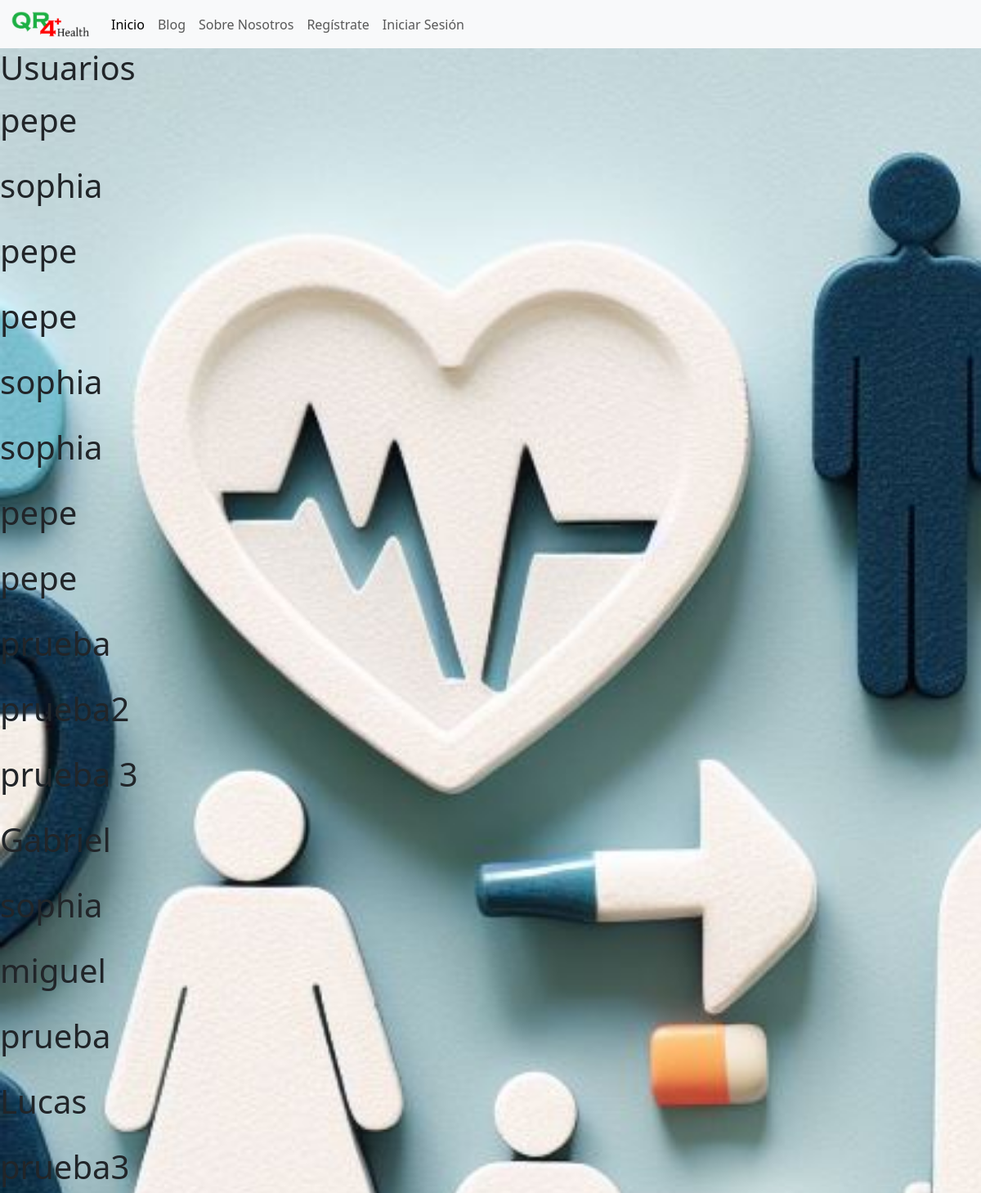
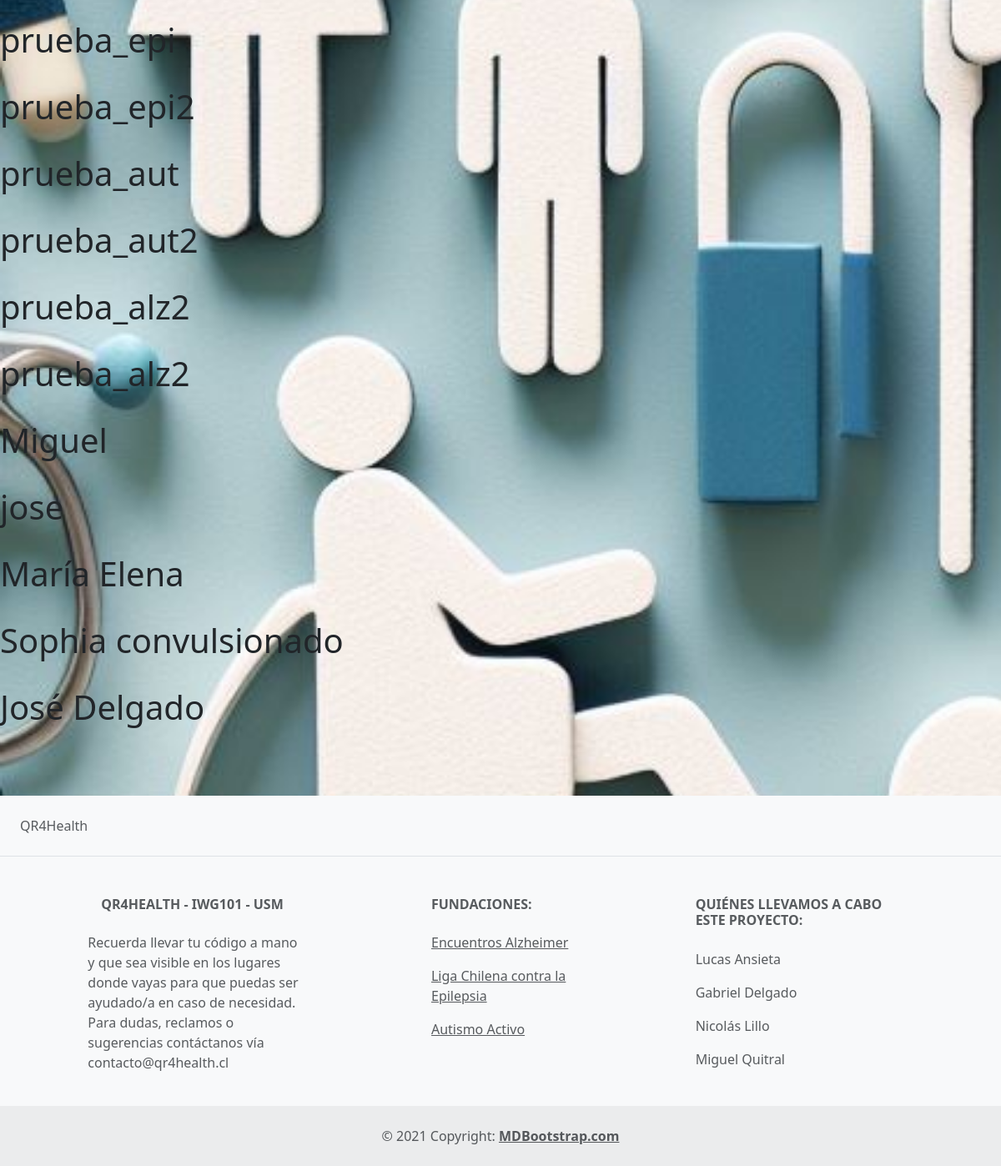
/users/, run on the app's committed database (2 pictures, top to bottom).
### myapp/models.py (models this page shows, shortened)
class Usuario(models.Model):
    name = models.CharField(max_length=20)
    padecimiento = models.CharField(max_length=20, default="default")
    alergias = models.TextField()
    contact = models.CharField(max_length=20)
    num_contact = models.IntegerField()
    recomendaciones_condicion = models.TextField(default="No se encontraron recomendaciones para esta condición")
    codigo= models.TextField(default="default")
    user= models.ForeignKey(User, on_delete=models.CASCADE, null=True, blank=True)

### myapp/views.py (the view)
# urls.py: path('users/', views.user, name="users"),
def user(request):
    users = Usuario.objects.all()
    return render(request, "users.html", {"users" : users})

### myapp/templates/users.html (shortened to what this page needs)
{% extends "layouts/base.html" %}
{% load static %}
{% block content %}
<h1> Usuarios </h1>
<p>
{% for user in users %}
<h1>
    {{ user.name }}
</h1>
{% endfor %}
</p>
{% endblock %}

### myapp/templates/layouts/base.html (shortened to what this page needs)
{% load static %}
<!DOCTYPE html>
<html lang="es">
<head>
    <link rel="stylesheet" href="https://cdn.jsdelivr.net/npm/bootstrap@5.3.2/dist/css/bootstrap.min.css">
</head>
<body>
    <nav class="navbar navbar-expand-lg bg-body-tertiary">
        <div class="container-fluid">
            <a class="navbar-brand" href="{% url 'home' %}"><img src="{% static 'logo.png' %}" alt="" width="100"></a>
            <div class="collapse navbar-collapse" id="navbarNav">
                <ul class="navbar-nav">
                    <li class="nav-item">
                        <a class="nav-link active" aria-current="page" href="{% url 'home' %}">Inicio</a>
                    </li>
                    <li class="nav-item">
                        <a class="nav-link" href="{% url 'blog' %}">Blog</a>
                    </li>
                    <li class="nav-item">
                        <a class="nav-link" href="{% url 'about' %}">Sobre Nosotros</a>
                    </li>
                    {% if user.is_authenticated %}
                    <li class="nav-item">
                        <a class="nav-link" href="{% url 'perfil' %}">Mi Perfil</a>
                    </li>
                    <li class="nav-item">
                        <a class="nav-link" href="{% url 'signout' %}">Cerrar Sesión</a>
                    </li>
                    {% else %}
                    <li class="nav-item">
                        <a class="nav-link" href="{% url 'signup' %}">Regístrate</a>
                    </li>
                    <li class="nav-item">
                        <a class="nav-link" href="{% url 'signin' %}">Iniciar Sesión</a>
                    </li>
                    {% endif %}
                </ul>
            </div>
        </div>
    </nav>
    <main>
        {% block content %}
        {% endblock %}
    </main>
    <footer class="text-center text-lg-start bg-light text-muted">
        <section class="d-flex justify-content-center justify-content-lg-between p-4 border-bottom">
            <div class="me-5 d-none d-lg-block">
                <span>QR4Health</span>
            </div>
        </section>
        <section class="">
            <div class="container text-center text-md-start mt-5">
                <div class="row mt-3">
                    <div class="col-md-3 col-lg-4 col-xl-3 mx-auto mb-4">
                        <h6 class="text-uppercase fw-bold mb-4">
                            QR4Health - IWG101 - USM
                        </h6>
                        <p style="text-align: left;">
                            Recuerda llevar tu código a mano y que sea visible en los lugares donde vayas para que puedas ser ayudado/a en caso de necesidad. Para dudas, reclamos o sugerencias contáctanos vía contacto@qr4health.cl
                        </p>
                    </div>
                    <div class="col-md-2 col-lg-2 col-xl-2 mx-auto mb-4">
                        <h6 class="text-uppercase fw-bold mb-4">
                            Fundaciones:
                        </h6>
                        <p>
                            <a class="text-reset" href="https://www.encuentrosalzheimer.cl/">Encuentros Alzheimer</a>
                        </p>
                        <p>
                            <a class="text-reset" href="https://www.ligaepilepsia.cl/">Liga Chilena contra la Epilepsia</a>
                        </p>
                        <p>
                            <a class="text-reset" href="https://www.autismoactivo.cl/">Autismo Activo</a>
                        </p>
                    </div>
                    <div class="col-md-4 col-lg-3 col-xl-3 mx-auto mb-md-0 mb-4">
                        <h6 class="text-uppercase fw-bold mb-4">Quiénes llevamos a cabo este proyecto:</h6>
                        <p>Lucas Ansieta</p>
                        <p>Gabriel Delgado</p>
                        <p>Nicolás Lillo</p>
                        <p>Miguel Quitral</p>
                    </div>
                </div>
            </div>
        </section>
        <div class="text-center p-4" style="background-color: rgba(0, 0, 0, 0.05);">
            © 2021 Copyright:
            <a class="text-reset fw-bold" href="https://mdbootstrap.com/">MDBootstrap.com</a>
        </div>

### data on the page
Usuario: name "pepe"
Usuario: name "sophia"
Usuario: name "pepe"
Usuario: name "pepe"
Usuario: name "sophia"
Usuario: name "sophia"
Usuario: name "pepe"
Usuario: name "pepe"
Usuario: name "prueba"
Usuario: name "prueba2"
Usuario: name "prueba 3"
Usuario: name "Gabriel"
Usuario: name "sophia"
Usuario: name "miguel"
Usuario: name "prueba"
Usuario: name "Lucas"
Usuario: name "prueba3"
Usuario: name "prueba_epi"
Usuario: name "prueba_epi2"
Usuario: name "prueba_aut"
Usuario: name "prueba_aut2"
Usuario: name "prueba_alz2"
Usuario: name "prueba_alz2"
Usuario: name "Miguel"
Usuario: name "jose"
Usuario: name "María Elena"
Usuario: name "Sophia convulsionado"
Usuario: name "José Delgado"
